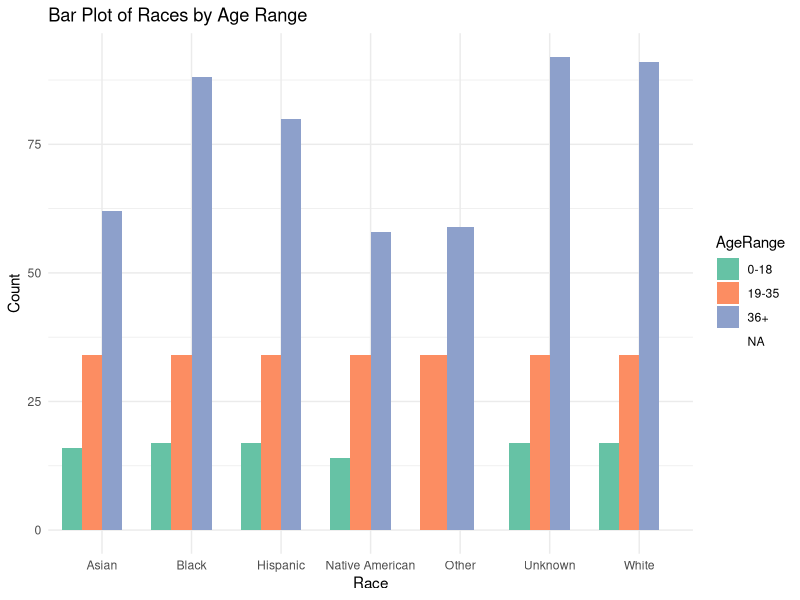
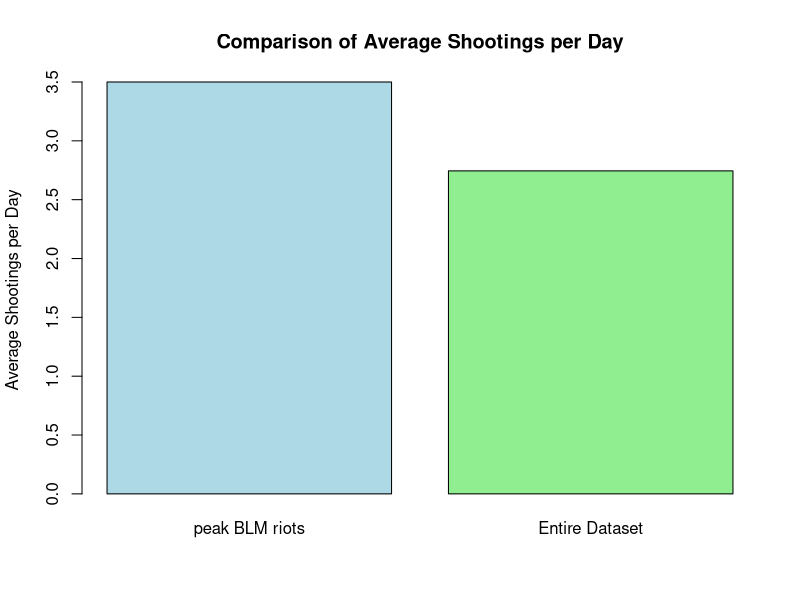
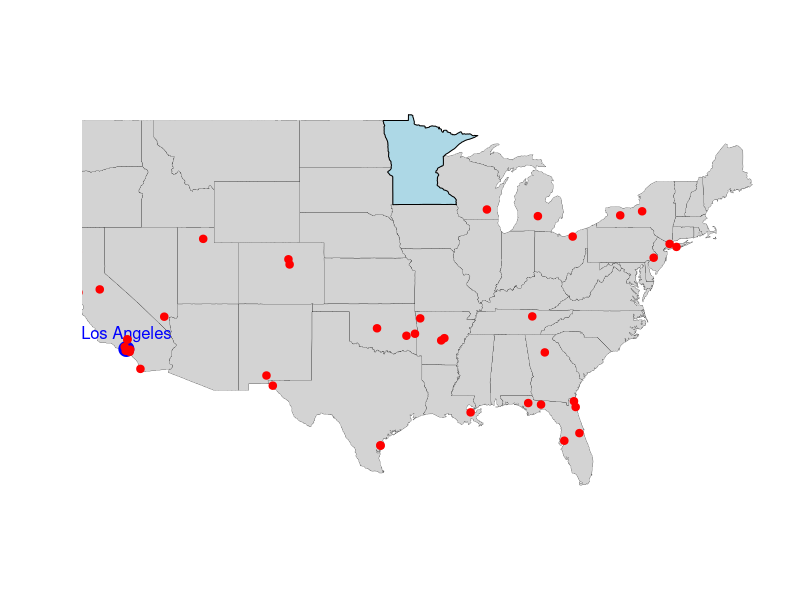
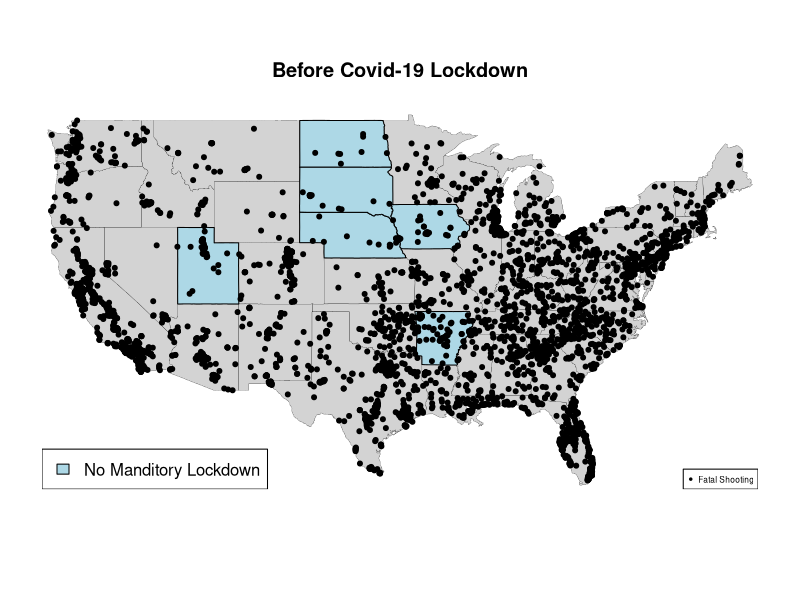
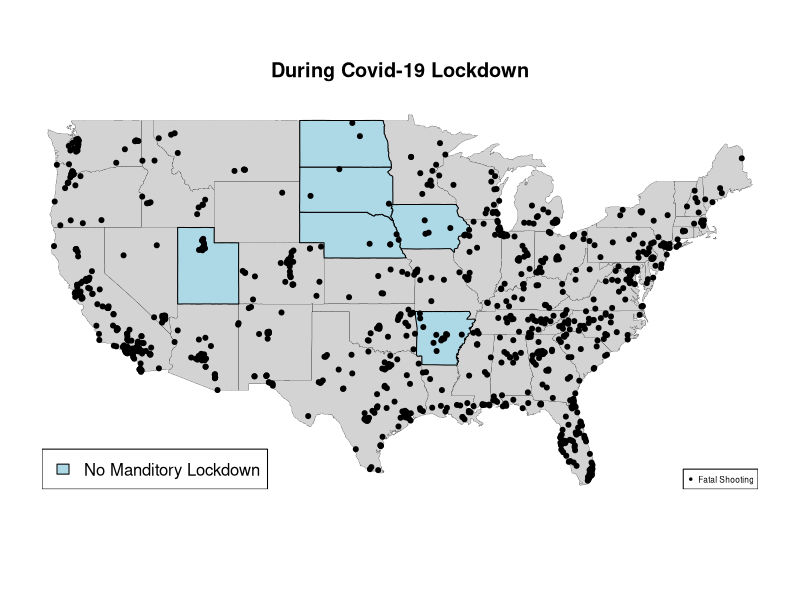
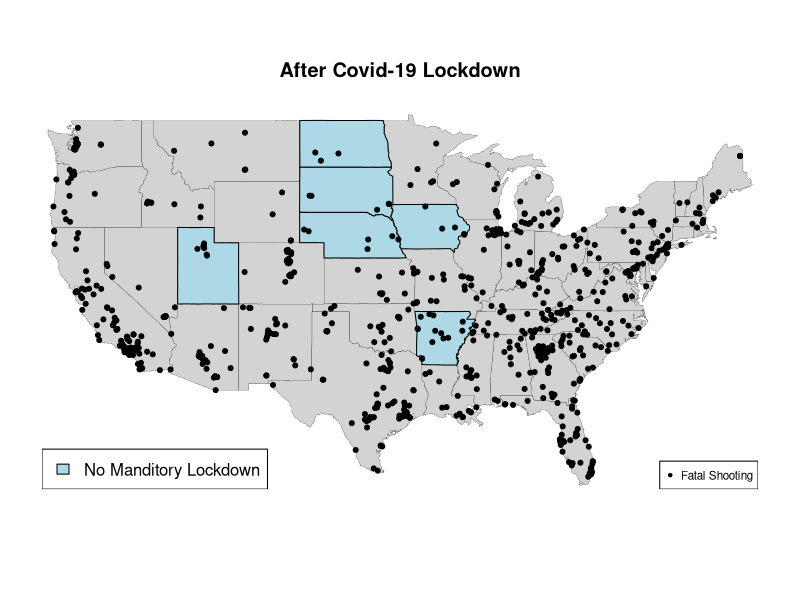
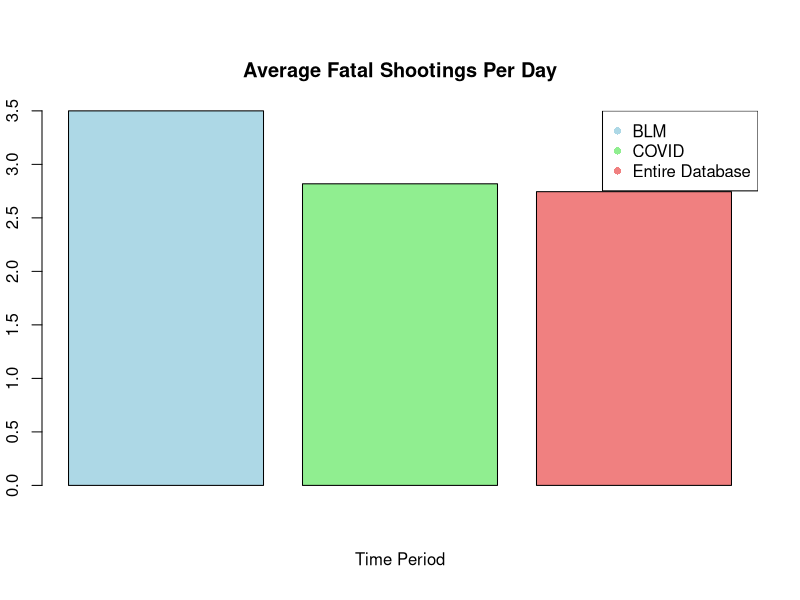
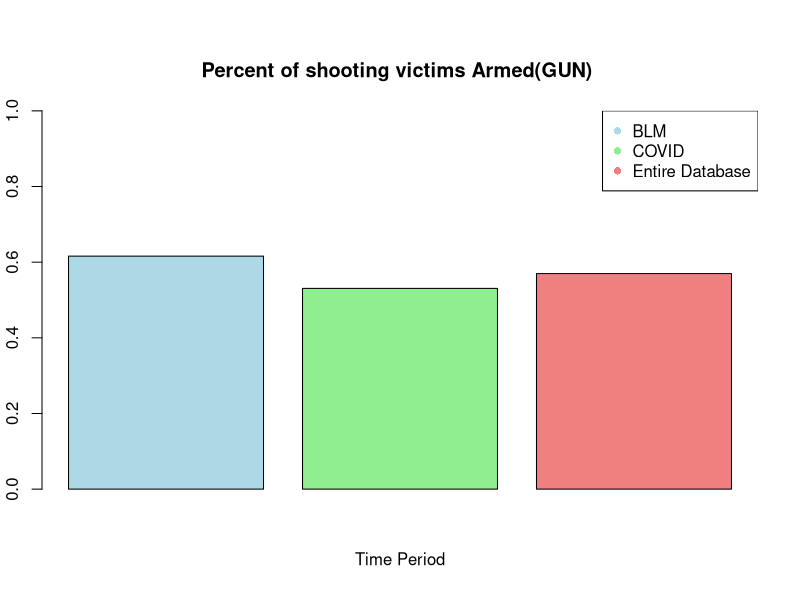

The R script that drew these images, in order:
## ---- chunk 1
FatalShootingsStats <- read.csv("FatalPoliceShootings_US.csv")
head(FatalShootingsStats)
## ---- chunk 2
#Convert the `date` column to Date format so can extract the year
FatalShootingsStats$date <- as.Date(FatalShootingsStats$date, format = "%m/%d/%Y")
#Made new column for year as an int
FatalShootingsStats$year <- as.integer(format(FatalShootingsStats$date, "%Y"))


## ---- chunk 3
library(dplyr)
library(ggplot2)

FatalShootingsStats$age <- as.numeric(as.character(FatalShootingsStats$age))

# Create AgeRange dynamically
FatalShootingsStats$AgeRange <- cut(
  FatalShootingsStats$age,
  breaks = c(0, 18, 35, Inf), # Define age range intervals
  labels = c("0-18", "19-35", "36+"),
  right = FALSE # Makes intervals inclusive on the left
)

# Summarize data to count individuals by Race and AgeRange
summary_data <- FatalShootingsStats %>%
  group_by(race, AgeRange) %>%
  summarise(Count = n(), .groups = "drop")

# Create the bar plot
ggplot(FatalShootingsStats, aes(x = race_name, y = age, fill = AgeRange)) +
  geom_bar(stat = "identity", position = "dodge") + # Position bars side by side
  labs(
    title = "Bar Plot of Races by Age Range",
    x = "Race",
    y = "Count"
  ) +
  scale_fill_brewer(palette = "Set2") + # Optional color palette
  theme_minimal() # Clean theme

## ---- chunk 4
# Convert the 'Date' column to Date type if it isn't already
FatalShootingsStats$date <- as.Date(FatalShootingsStats$date, format = "%Y-%m-%d")  # Adjust format if needed

# Specify the two specific dates you want to check
date1 <- as.Date("2020-05-26")  # Example date 1
date2 <- as.Date("2020-06-08")  # Example date 2

# Filter data for those two dates and count the total number of shootings
shootings_period <- FatalShootingsStats %>%
  filter(date >= date1 & date <= date2)
 
# Number of unique days in the time period
unique_days_period <- length(seq.Date(date1, date2, by = "day"))

# Total number of shootings in the time period
total_shootings_period <- nrow(shootings_period)

# Average shootings per day for the time period (including all days in the range)
avg_shootings_per_day_period <- total_shootings_period / unique_days_period

# 2. Calculate the average number of shootings per day for the entire dataset
# Find the first and last dates in the dataset
first_date <- min(FatalShootingsStats$date)
last_date <- max(FatalShootingsStats$date)

# Number of unique days in the entire dataset (including all days between the first and last date)
unique_days_total <- length(seq.Date(first_date, last_date, by = "day"))

# Total number of shootings in the entire dataset
total_shootings_total <- nrow(FatalShootingsStats)

# Average shootings per day for the entire dataset (including all days in the range)
avg_shootings_per_day_total <- total_shootings_total / unique_days_total

# Print the results
cat("Average shootings per day for the period from May 26, 2020 to June 8, 2020 :", avg_shootings_per_day_period, "\n")
cat("Average shootings per day for the entire dataset:", avg_shootings_per_day_total, "\n")

## ---- chunk 5
# Create a vector with the two averages
average_shootings <- c(avg_shootings_per_day_period, avg_shootings_per_day_total)

# Create a bar plot
barplot(average_shootings, 
        names.arg = c("peak BLM riots", "Entire Dataset"), 
        main = "Comparison of Average Shootings per Day", 
        ylab = "Average Shootings per Day", 
        col = c("lightblue", "lightgreen"), 
        border = "black")

## ---- chunk 6
library(maps)
state_to_highlight <- "Minnesota"

# Basic Map Plot
maps::map("state", col = "lightgray", fill = TRUE, bg = "white", lwd = 0.2)  # Draw USA map
maps::map("state", region = state_to_highlight, col = "lightblue", fill = TRUE, add = TRUE)

# Overlay points for Los Angeles and Miami
# Coordinates for Los Angeles
points(-118.2437, 34.0522, col = "blue", pch = 19, cex = 2)  # Los Angeles

# Optionally, add text labels for the cities
text(-118.2437, 34.0522, "Los Angeles", pos = 3, col = "blue", cex = 1)

# Overlay points (longitude, latitude) on the map
points(shootings_period$longitude, shootings_period$latitude, col = "red", pch = 20, cex = 1.5)

## ---- chunk 7
library(maps)

library(tidyverse)
library(dplyr)
library(ggplot2)

# Convert the 'Date' column to Date type if it isn't already
FatalShootingsStats$date <- as.Date(FatalShootingsStats$date, format = "%Y-%m-%d")  

#filtering data by covid lockdown timeline
during_date1 <- as.Date("2020-03-15")  # main US lockdown start
during_date2 <- as.Date("2021-05-01")  # need to find sorce for this date
during_covid <- FatalShootingsStats %>%
  filter(date >= during_date1 & date <= during_date2)

before_date1 <- min(FatalShootingsStats$date)  
before_date2 <- as.Date("2020-03-14")
before_covid <- FatalShootingsStats %>%
  filter(date >= before_date1 & date <= before_date2)

after_date1 <- as.Date("2021-05-01")  
after_date2 <- max(FatalShootingsStats$date)
after_covid <- FatalShootingsStats %>%
  filter(date >= after_date1 & date <= after_date2)

#total number of shootings per time period
total_shootings_during <- nrow(during_covid)
total_shootings_before <- nrow(before_covid)
total_shootings_after <- nrow(after_covid)

#total number of days in time period
unique_days_during <- length(seq.Date(during_date1, during_date2, by = "day"))
unique_days_before <- length(seq.Date(before_date1, before_date2, by = "day"))
unique_days_after <- length(seq.Date(after_date1, after_date2, by = "day"))

#shootings per day
avg_shootings_during <- total_shootings_during / unique_days_during
avg_shootings_before <- total_shootings_before / unique_days_before
avg_shootings_after <- total_shootings_after / unique_days_after

cat("Before the lockdowns: Total shootings ",total_shootings_before," Average shootings per day", avg_shootings_before, "\n")
cat("During the lockdowns: Total shootings ",total_shootings_during," Average shootings per day", avg_shootings_during, "\n")
cat("After the lockdowns: Total shootings ",total_shootings_after," Average shootings per day", avg_shootings_after, "\n")
#cat("Number of days in dataset before lockdowns ",unique_days_before,"\n", "Number of days in dataset during lockdowns ",unique_days_during,"\n","Number of days in dataset after lockdowns ",unique_days_after,"\n")

## ---- chunk 8
state_to_highlight <- c("Arkansas", "Iowa", "Nebraska", "North Dakota", "South Dakota", "Utah", "Wyomming") #sates that never enforced lockdown
# Basic Map Plot

maps::map("state", col = "lightgray", fill = TRUE, bg = "white", lwd = 0.2)  
maps::map("state", region = state_to_highlight, col = "lightblue", fill = TRUE, add = TRUE)
points(before_covid$longitude, before_covid$latitude, col = "black", pch = 20, cex = 1.0)
legend("bottomright", legend = "Fatal Shooting", pch = 20, col = "black", cex = 0.5)
legend("bottomleft", legend = "No Manditory Lockdown", fill= "lightblue", col = "lightblue", cex = 1)
title(main= "Before Covid-19 Lockdown")

maps::map("state", col = "lightgray", fill = TRUE, bg = "white", lwd = 0.2) 
maps::map("state", region = state_to_highlight, col = "lightblue", fill = TRUE, add = TRUE)
points(during_covid$longitude, during_covid$latitude, col = "black", pch = 20, cex = 1.0)
legend("bottomright", legend = "Fatal Shooting", pch = 20, col = "black", cex = 0.5)
legend("bottomleft", legend = "No Manditory Lockdown", fill= "lightblue", col = "lightblue", cex = 1)
title(main= "During Covid-19 Lockdown")

maps::map("state", col = "lightgray", fill = TRUE, bg = "white", lwd = 0.2)  
maps::map("state", region = state_to_highlight, col = "lightblue", fill = TRUE, add = TRUE)
points(after_covid$longitude, after_covid$latitude, col = "black", pch = 20, cex = 1.0)
legend("bottomright", legend = "Fatal Shooting", pch = 20, col = "black", cex = 0.7)
legend("bottomleft", legend = "No Manditory Lockdown", fill= "lightblue", col = "lightblue", cex = 1)
title( "After Covid-19 Lockdown")

## ---- chunk 9
#"Arkansas", "Iowa", "Nebraska", "North Dakota", "South Dakota", "Utah", "Wyomming"
## Arkansas data 
before_ar <- before_covid %>%
  filter(before_covid$state == "AR" | before_covid$state == "IA" | before_covid$state == "NE" | before_covid$state == "ND" | before_covid$state == "SD" | before_covid$state == "UT" | before_covid$state == "WY" )
during_ar <- during_covid %>%
  filter(during_covid$state == "AR" | during_covid$state == "IA" | during_covid$state == "NE" | during_covid$state == "ND" | during_covid$state == "SD" | during_covid$state == "UT" | during_covid$state == "WY" )
after_ar <- after_covid %>%
  filter(after_covid$state == "AR" | after_covid$state == "IA" | after_covid$state == "NE" | after_covid$state == "ND" | after_covid$state == "SD" | after_covid$state == "UT" | after_covid$state == "WY" )


#total number of shootings per time period
total_shootings_Bar <- nrow(during_ar)
total_shootings_Dar <- nrow(before_ar)
total_shootings_Aar <- nrow(after_ar)


#shootings per day
state_avg_shootings_during <- total_shootings_Dar / unique_days_during
state_avg_shootings_before <- total_shootings_Bar / unique_days_before
state_avg_shootings_after <- total_shootings_Aar / unique_days_after

cat("Shootings per day during COVID-19 in states with no enforced lockdowns",state_avg_shootings_during,"\n",  "Shootings per day before COVID-19 in states with no enforced lockdowns",state_avg_shootings_before,"\n", "Shootings per day after COVID-19in  states with no enforced lockdowns",state_avg_shootings_after)

## ---- chunk 10

## ---- chunk 11

#BLM
date1 <- as.Date("2020-05-26")  # Example date 1
date2 <- as.Date("2020-06-08")  # Example date 2
# Filter data for those two dates and count the total number of shootings
shootings_period <- FatalShootingsStats %>%
  filter(date >= date1 & date <= date2)
# Number of unique days in the time period
unique_days_period <- length(seq.Date(date1, date2, by = "day"))
# Total number of shootings in the time period
total_shootings_period <- nrow(shootings_period)
avg_shootings_per_day_BLM <- total_shootings_period / unique_days_period


#Lockdowns
during_date1 <- as.Date("2020-03-15")  # main US lockdown start
during_date2 <- as.Date("2021-05-01")  # need to find sorce for this date
during_covid <- FatalShootingsStats %>%
  filter(date >= during_date1 & date <= during_date2)
total_shootings_during <- nrow(during_covid)
#total number of days in time period
unique_days_during <- length(seq.Date(during_date1, during_date2, by = "day"))
#shootings per day
avg_shootings_duringCovid <- total_shootings_during / unique_days_during

bodycam_true <- c(sum(during_covid$body_camera == "TRUE"), sum(shootings_period$body_camera == "TRUE"), sum(FatalShootingsStats$body_camera == "TRUE"))

bodycam_percent <- c((bodycam_true[1]/nrow(during_covid)), (bodycam_true[2]/nrow(shootings_period)),(bodycam_true[3]/nrow(FatalShootingsStats)))

average_age <- c(mean(during_covid$age, na.rm = TRUE), mean(shootings_period$age, na.rm = TRUE), mean(FatalShootingsStats$age, na.rm = TRUE))

avg_shootings <-  c(avg_shootings_per_day_BLM, avg_shootings_duringCovid, avg_shootings_per_day_total)

gun_armedp <- c((sum(during_covid$armed == "gun") /nrow(during_covid)), (sum(shootings_period$armed == "gun") /nrow(shootings_period)), (sum(FatalShootingsStats$armed == "gun") / nrow(FatalShootingsStats)))

unarmed_armedp <- c((sum(during_covid$armed == "unarmed") /nrow(during_covid)), (sum(shootings_period$armed == "unarmed") / nrow(shootings_period)), (sum(FatalShootingsStats$armed == "unarmed") / nrow(FatalShootingsStats)))

car_armedp <- c((sum(during_covid$armed == "Vehicle") / nrow(during_covid)), (sum(shootings_period$armed == "Vehicle") / nrow(shootings_period)), (sum(FatalShootingsStats$armed == "Vehicle") / nrow(FatalShootingsStats)))

mental_illness <- c(sum(during_covid$signs_of_mental_illness == "TRUE")/nrow(during_covid), sum(shootings_period$signs_of_mental_illness == "TRUE")/nrow(shootings_period), sum(FatalShootingsStats$signs_of_mental_illness == "TRUE")/nrow(FatalShootingsStats))


BLM_Covid <- data.frame(avg_shootings, round(average_age, 1), bodycam_percent, gun_armedp, unarmed_armedp, car_armedp, mental_illness) 
names(BLM_Covid) <- c("Average Fatal Shootings Per Day", "Average Age", "Percent of officers with turned on body camera", "Armed (gun)", "Unarmed", "Armed (car)", "Signs of mental illness")
rownames(BLM_Covid) <- c("BLM", "Covid-19", "Entire Dataset")
BLM_Covid
## ---- chunk 12
# showing interesting data points
time_period <- c("BLM", "COVID", "Entire Database")
colors <- c("lightblue", "lightgreen", "lightcoral")
barplot(BLM_Covid$`Average Fatal Shootings Per Day`, 
        col = colors,
        main = "Average Fatal Shootings Per Day",
        xlab = "Time Period",  )
legend("topright", legend = time_period , col = colors, pch = 16 ) #TO FIX make sure legend is not on top of figure
#armed (gun)
time_period <- c("BLM", "COVID", "Entire Database")
colors <- c("lightblue", "lightgreen", "lightcoral")
barplot(BLM_Covid$`Armed (gun)`, 
        col = colors,
        main = "Percent of shooting victims Armed(GUN) ",
        xlab = "Time Period", ylim = c(0,1))
legend("topright", legend = time_period , col = colors, pch = 16 ) #TO FIX make sure legend is not on top of figure
#
time_period <- c("BLM", "COVID", "Entire Database")
colors <- c("lightblue", "lightgreen", "lightcoral")
barplot(BLM_Covid$`Percent of officers with turned on body camera`, 
        col = colors,
        main = "Percent of officers with turned on body camera",
        xlab = "Time Period", ylim = c(0,1))
legend("topright", legend = time_period , col = colors, pch = 16) #TO FIX make sure legend is not on top of figure
# another option changing lables into x axis 
## ---- chunk 13
#entire data
# aggregate data by year and race_name
race_year_counts <- aggregate(FatalShootingsStats$race_name, 
                              by = list( 
                                        Race = FatalShootingsStats$race_name), 
                      FUN = length)
colnames(race_year_counts)[2] <- "Count"

# create a matrix to store counts for each race across years
race_counts_matrix <- xtabs(Count ~ Race , data = race_year_counts)

# set up colors for each race
colors <- c("lightblue", "lightgreen", "lightcoral", "lightpink", "wheat", "lavender", "gray")

# creating bar plot
pie(race_counts_matrix, col = colors,
        main = "Fatal Shootings by Race in Entire Database")



# BLM
race_year_counts_BLM <- aggregate(shootings_period$race_name, 
                              by = list( 
                                        Race = shootings_period$race_name), 
                      FUN = length)

colnames(race_year_counts_BLM)[2] <- "Count"

# create a matrix to store counts for each race across years
race_counts_matrix_BLM <- xtabs(Count ~ Race , data = race_year_counts_BLM)

# set up colors for each race
colors <- c("lightblue", "lightgreen", "lightcoral", "lightpink", "wheat", "lavender", "gray")

# creating bar plot
pie(race_counts_matrix_BLM, col = colors,
        main = "Fatal Shootings by Race during peak BLM",)



# covid
race_year_counts_covid <- aggregate(during_covid$race_name, 
                              by = list( 
                                        Race = during_covid$race_name), 
                      FUN = length)

colnames(race_year_counts_covid)[2] <- "Count"

# create a matrix to store counts for each race across years
race_counts_matrix_covid <- xtabs(Count ~ Race , data = race_year_counts_BLM)

# set up colors for each race
colors <- c("lightblue", "lightgreen", "lightcoral", "lightpink", "wheat", "lavender", "gray")
# creating bar plot
pie(race_counts_matrix_covid, col = colors,
        main = "Fatal Shootings by Race during Covid lockdowns",
        )
## ---- chunk 14
# filtering data to include only unarmed incidents
unarmed_data <- subset(FatalShootingsStats, FatalShootingsStats$armed == "unarmed")

# count unarmed fatalities by race
unarmed_deaths_by_race <- aggregate(unarmed_data$armed, 
                                    by = list(Race = unarmed_data$race_name), 
                                    FUN = length)
colnames(unarmed_deaths_by_race)[2] <- "Unarmed_Deaths"

# count display
unarmed_deaths_by_race
# count total fatalities by race
total_deaths_by_race <- aggregate(FatalShootingsStats$armed, 
                                  by = list(Race = FatalShootingsStats$race_name), 
                                  FUN = length)

# ensure all races are represented in unarmed deaths by race
all_races <- unique(FatalShootingsStats$race_name)
unarmed_deaths_by_race <- aggregate(unarmed_data$armed, 
                                    by = list(Race = unarmed_data$race_name), 
                                    FUN = length)
unarmed_deaths_by_race <- merge(data.frame(Race = all_races), unarmed_deaths_by_race, 
                                by = "Race", all.x = TRUE)
unarmed_deaths_by_race[is.na(unarmed_deaths_by_race)] <- 0  # Replace NA with 0

# merge total deaths and unarmed deaths
race_unarmed_comparison <- merge(unarmed_deaths_by_race, total_deaths_by_race, 
                                 by = "Race", 
                                 suffixes = c("_Unarmed", "_Total"))

# calculate percentage of unarmed fatalities for each race
race_unarmed_comparison$Unarmed_Death_Percentage <- 
  (race_unarmed_comparison$x_Unarmed / race_unarmed_comparison$x_Total) * 100

# rename columns for clarity
colnames(race_unarmed_comparison) <- c("Race", "Unarmed_Deaths", "Total_Deaths", "Unarmed_Death_Percentage")

# display the updated data frame
race_unarmed_comparison

# adjust margins to give more space to labels
par(mar = c(5, 10, 4, 2) + 0.1) # Increase left margin for y-axis labels

# create a horizontal bar plot
barplot(race_unarmed_comparison$Unarmed_Death_Percentage,
names.arg = race_unarmed_comparison$Race,
main = "Percentage of Unarmed Fatalities by Race",
xlab = "Percentage of Unarmed Fatalities",
col = "lightcoral",
horiz = TRUE,       # Horizontal bars
las = 1,            # Ensure labels are horizontal on y-axis
cex.names = 0.9)    # Adjust label size if needed

# reset margins after plotting (optional if running multiple plots in sequence)
par(mar = c(5, 4, 4, 2) + 0.1)
## ---- chunk 15
# aggregate data by year and race_name
race_year_counts <- aggregate(FatalShootingsStats$race_name, 
                              by = list(Year = FatalShootingsStats$year, 
                                        Race = FatalShootingsStats$race_name), 
                      FUN = length)
colnames(race_year_counts)[3] <- "Count"

# create a matrix to store counts for each race across years
race_counts_matrix <- xtabs(Count ~ Race + Year, data = race_year_counts)

# set up colors for each race
colors <- c("lightblue", "lightgreen", "lightcoral", "lightpink", "wheat", "lavender", "gray")

# creating bar plot
barplot(race_counts_matrix, beside = TRUE, col = colors,
        main = "Fatal Shootings by Race and Year",
        xlab = "Year", ylab = "Number of Fatal Shootings", 
        legend.text = rownames(race_counts_matrix), 
        args.legend = list(x = "topright", inset = c(-0.05, 0)))

## ---- chunk 16
# set up an empty plot with the correct axes limits
plot(NULL, xlim = range(race_year_counts$Year), 
     ylim = range(race_year_counts$Count), 
     xlab = "Year", ylab = "Number of Fatal Shootings", 
     main = "Fatal Shootings by Race Over the Years")

# define colors for each race
race_colors <- c("blue", "green", "red", "purple", "orange", "pink", "gray")

# get unique races
unique_races <- unique(race_year_counts$Race)

# loop through each race to plot its line on the graph
for (i in 1:length(unique_races)) {
  # Subset data for the current race
  race_data <- subset(race_year_counts, Race == unique_races[i])
  
  # plot the line for this race
  lines(race_data$Year, race_data$Count, type = "o", col = race_colors[i], pch = 16)
}

# add a legend
legend("topright", legend = unique_races, col = race_colors, pch = 16, lty = 1)
